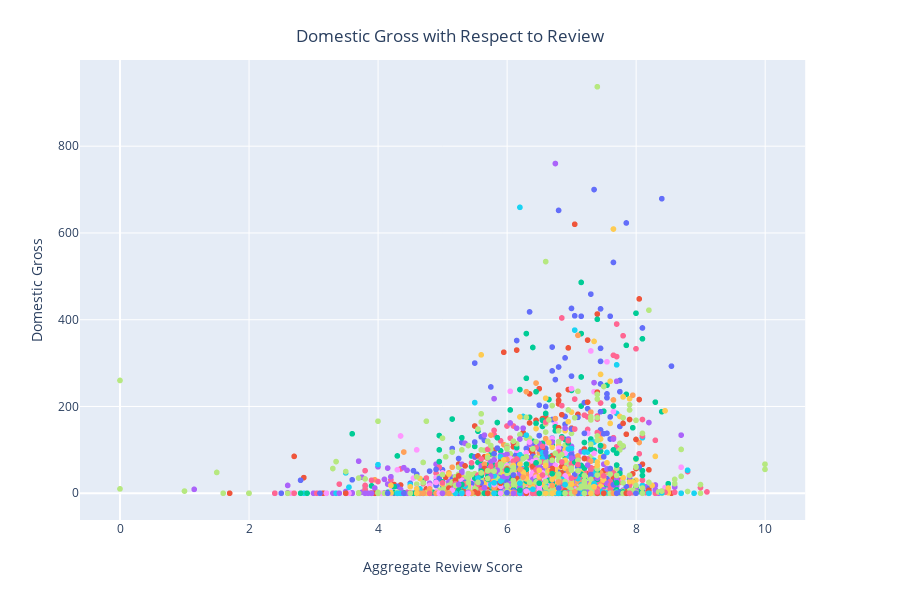

The notebook cell saved with this chart:
### Code cell
fig = pt.scatter(final_rating_df, x = 'avg_rating', y = 'dom_gross_mil', color = 'genres', hover_name = 'title',
                 labels = {'avg_rating': 'Aggregate Review Score', 'dom_gross_mil': 'Domestic Gross', 'genres': 'Genres'}
                )

fig.update_layout(
    title={
        'text': "Domestic Gross with Respect to Review",
        'y':0.95,
        'x':0.5,
        'xanchor': 'center',
        'yanchor': 'top'}, showlegend = False)

fig.show()
